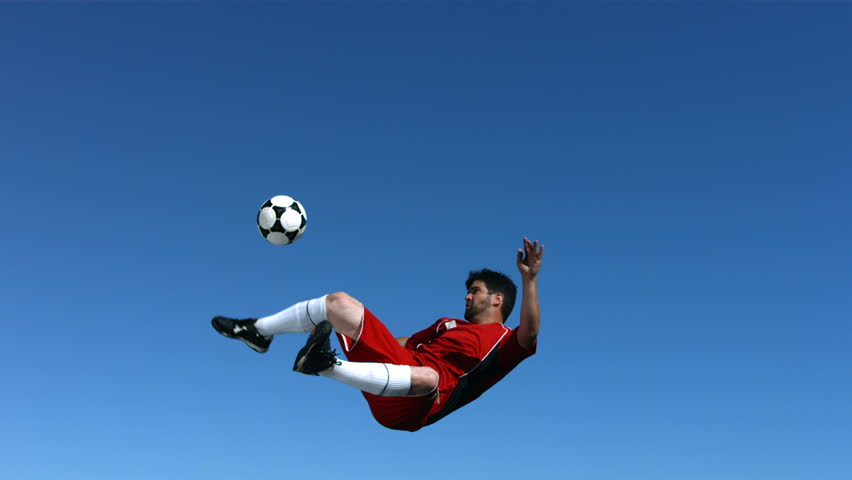
#> input picture soccer.jpg, 852 x 480 px
$ python aula3.py
#> lines starting #> are read from the running program, lines starting #| are printed output that depends on the picture; after the words box and inside, x2 and y2 are one past the last pixel; in counts of white or black regions, pixels touching at a corner belong together
import cv2
import numpy as np

imgJogador = cv2.imread("soccer.jpg")
#> imgJogador is the input picture: shape (480, 852, 3); mean B, G, R 165, 107.1, 57.8

print(imgJogador.shape) #mostrar alturar, largura, num cor
#| (480, 852, 3)
print(imgJogador.item(0,0 ,0),imgJogador.item(0,0 ,1),imgJogador.item(0,0 ,2))
#| 143 82 48

imgJogador.itemset((0,0,2), 255)
#> imgJogador: shape (480, 852, 3); under 0.01% of pixels changed, all inside (x1, y1, x2, y2) = (0, 0, 1, 1)
imgJogador.itemset((0,0,1), 0)
#> imgJogador: shape (480, 852, 3); mean B, G, R 165, 107.1, 57.8
imgJogador.itemset((0,0,0), 0)
#> imgJogador: shape (480, 852, 3); mean B, G, R 165, 107.1, 57.8

cv2.imwrite("soccer2.jpg",imgJogador)
bola = imgJogador[180:250, 250:315]
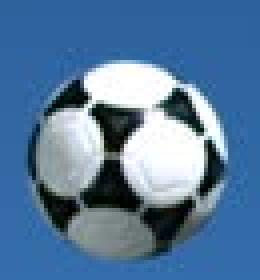
#> bola: shape (70, 65, 3) (shown 4 times larger); mean B, G, R 156.8, 121.5, 86.7

cv2.imwrite("bola.jpg",bola)
imgJogador[130:200, 200:265] = bola
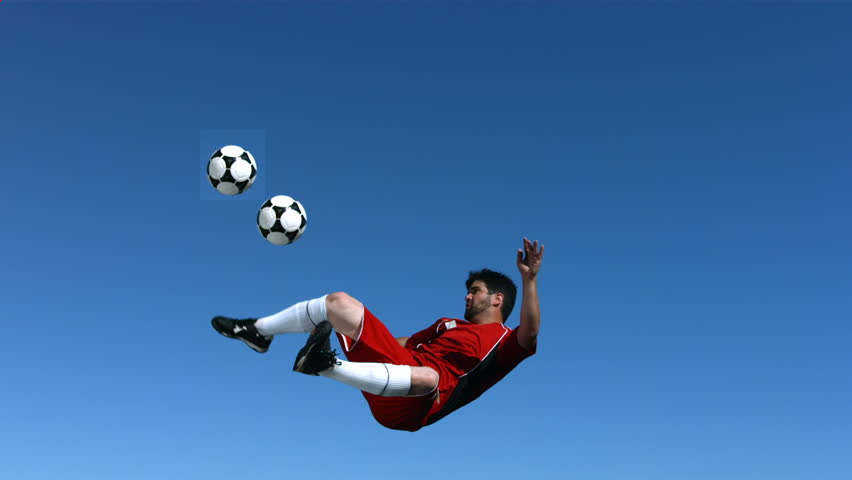
#> imgJogador: shape (480, 852, 3); mean B, G, R 165, 107.4, 58.3

cv2.imwrite("soccer2.jpg",imgJogador)
